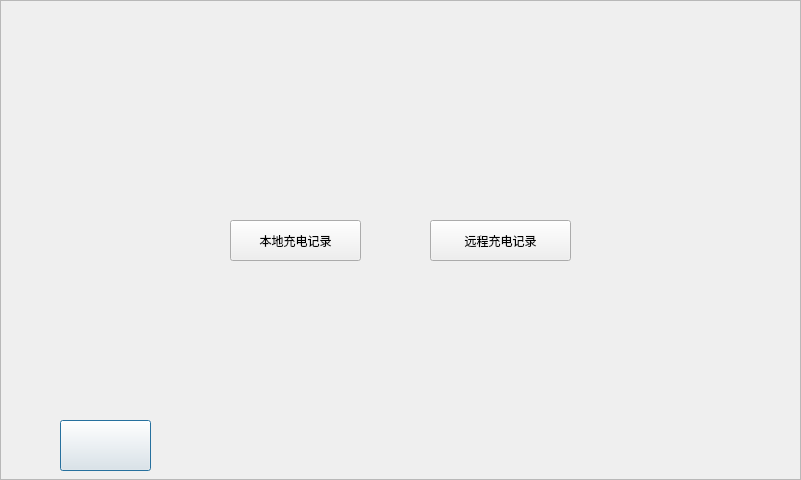
<?xml version="1.0" encoding="UTF-8"?>
<ui version="4.0">
 <class>dialog_chargerecode</class>
 <widget class="QDialog" name="dialog_chargerecode">
  <property name="geometry">
   <rect>
    <x>0</x>
    <y>0</y>
    <width>801</width>
    <height>480</height>
   </rect>
  </property>
  <property name="windowTitle">
   <string>Dialog</string>
  </property>
  <widget class="QFrame" name="frame_recode_choose">
   <property name="geometry">
    <rect>
     <x>0</x>
     <y>0</y>
     <width>801</width>
     <height>480</height>
    </rect>
   </property>
   <property name="styleSheet">
    <string notr="true">background-image: url(:/new/prefix/pic_resource/interface/interface_05.png);</string>
   </property>
   <property name="frameShape">
    <enum>QFrame::StyledPanel</enum>
   </property>
   <property name="frameShadow">
    <enum>QFrame::Raised</enum>
   </property>
   <widget class="QPushButton" name="ptn_return">
    <property name="geometry">
     <rect>
      <x>60</x>
      <y>420</y>
      <width>91</width>
      <height>51</height>
     </rect>
    </property>
    <property name="styleSheet">
     <string notr="true">border-image: url(:/new/prefix/pic_resource/otherwidget/return.png);
</string>
    </property>
    <property name="text">
     <string/>
    </property>
   </widget>
   <widget class="QPushButton" name="ptn_local_recode">
    <property name="geometry">
     <rect>
      <x>230</x>
      <y>220</y>
      <width>131</width>
      <height>41</height>
     </rect>
    </property>
    <property name="text">
     <string>本地充电记录</string>
    </property>
   </widget>
   <widget class="QPushButton" name="ptn_remote_recode">
    <property name="geometry">
     <rect>
      <x>430</x>
      <y>220</y>
      <width>141</width>
      <height>41</height>
     </rect>
    </property>
    <property name="text">
     <string>远程充电记录</string>
    </property>
   </widget>
   <widget class="QFrame" name="frame_time">
    <property name="geometry">
     <rect>
      <x>470</x>
      <y>30</y>
      <width>311</width>
      <height>30</height>
     </rect>
    </property>
    <property name="styleSheet">
     <string notr="true">background-image: url(:/charway/pic_resource/chargeway/bluebkgd.png);</string>
    </property>
    <property name="frameShape">
     <enum>QFrame::NoFrame</enum>
    </property>
    <property name="frameShadow">
     <enum>QFrame::Raised</enum>
    </property>
    <widget class="QLabel" name="label_net">
     <property name="geometry">
      <rect>
       <x>10</x>
       <y>0</y>
       <width>25</width>
       <height>25</height>
      </rect>
     </property>
     <property name="styleSheet">
      <string notr="true">background-image: url(:/new/prefix/pic_resource/otherwidget/netstat_good.png);</string>
     </property>
     <property name="text">
      <string/>
     </property>
    </widget>
    <widget class="QLabel" name="label_sysdate">
     <property name="geometry">
      <rect>
       <x>50</x>
       <y>5</y>
       <width>131</width>
       <height>22</height>
      </rect>
     </property>
     <property name="palette">
      <palette>
       <active>
        <colorrole role="WindowText">
         <brush brushstyle="SolidPattern">
          <color alpha="255">
           <red>255</red>
           <green>255</green>
           <blue>255</blue>
          </color>
         </brush>
        </colorrole>
        <colorrole role="Text">
         <brush brushstyle="SolidPattern">
          <color alpha="255">
           <red>255</red>
           <green>255</green>
           <blue>255</blue>
          </color>
         </brush>
        </colorrole>
       </active>
       <inactive>
        <colorrole role="WindowText">
         <brush brushstyle="SolidPattern">
          <color alpha="255">
           <red>255</red>
           <green>255</green>
           <blue>255</blue>
          </color>
         </brush>
        </colorrole>
        <colorrole role="Text">
         <brush brushstyle="SolidPattern">
          <color alpha="255">
           <red>255</red>
           <green>255</green>
           <blue>255</blue>
          </color>
         </brush>
        </colorrole>
       </inactive>
       <disabled>
        <colorrole role="WindowText">
         <brush brushstyle="SolidPattern">
          <color alpha="255">
           <red>106</red>
           <green>104</green>
           <blue>100</blue>
          </color>
         </brush>
        </colorrole>
        <colorrole role="Text">
         <brush brushstyle="SolidPattern">
          <color alpha="255">
           <red>106</red>
           <green>104</green>
           <blue>100</blue>
          </color>
         </brush>
        </colorrole>
       </disabled>
      </palette>
     </property>
     <property name="font">
      <font>
       <pointsize>22</pointsize>
       <weight>50</weight>
       <bold>false</bold>
      </font>
     </property>
     <property name="styleSheet">
      <string notr="true">background-image: url(:/background/qrc/background/mainlab_phonenum.png);</string>
     </property>
     <property name="text">
      <string/>
     </property>
    </widget>
    <widget class="QLabel" name="label_systime">
     <property name="geometry">
      <rect>
       <x>190</x>
       <y>5</y>
       <width>110</width>
       <height>22</height>
      </rect>
     </property>
     <property name="palette">
      <palette>
       <active>
        <colorrole role="WindowText">
         <brush brushstyle="SolidPattern">
          <color alpha="255">
           <red>255</red>
           <green>255</green>
           <blue>255</blue>
          </color>
         </brush>
        </colorrole>
        <colorrole role="Text">
         <brush brushstyle="SolidPattern">
          <color alpha="255">
           <red>255</red>
           <green>255</green>
           <blue>255</blue>
          </color>
         </brush>
        </colorrole>
       </active>
       <inactive>
        <colorrole role="WindowText">
         <brush brushstyle="SolidPattern">
          <color alpha="255">
           <red>255</red>
           <green>255</green>
           <blue>255</blue>
          </color>
         </brush>
        </colorrole>
        <colorrole role="Text">
         <brush brushstyle="SolidPattern">
          <color alpha="255">
           <red>255</red>
           <green>255</green>
           <blue>255</blue>
          </color>
         </brush>
        </colorrole>
       </inactive>
       <disabled>
        <colorrole role="WindowText">
         <brush brushstyle="SolidPattern">
          <color alpha="255">
           <red>106</red>
           <green>104</green>
           <blue>100</blue>
          </color>
         </brush>
        </colorrole>
        <colorrole role="Text">
         <brush brushstyle="SolidPattern">
          <color alpha="255">
           <red>106</red>
           <green>104</green>
           <blue>100</blue>
          </color>
         </brush>
        </colorrole>
       </disabled>
      </palette>
     </property>
     <property name="font">
      <font>
       <pointsize>22</pointsize>
       <weight>50</weight>
       <bold>false</bold>
      </font>
     </property>
     <property name="styleSheet">
      <string notr="true">background-image: url(:/background/qrc/background/mainlab_phonenum.png);</string>
     </property>
     <property name="text">
      <string/>
     </property>
    </widget>
   </widget>
  </widget>
 </widget>
 <resources/>
 <connections/>
</ui>
